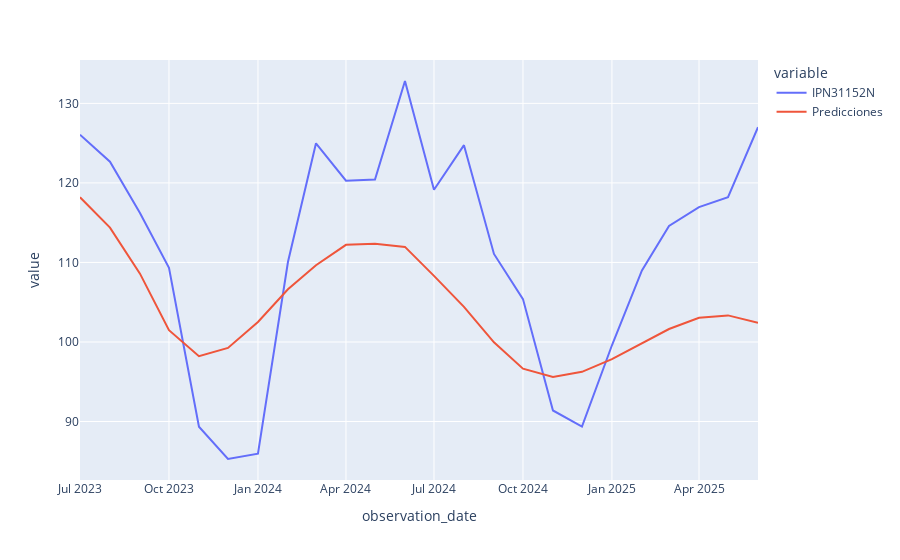

Here is the notebook cell this chart was saved with:
### Code cell
fig = px.line(prueba)
fig.show()
